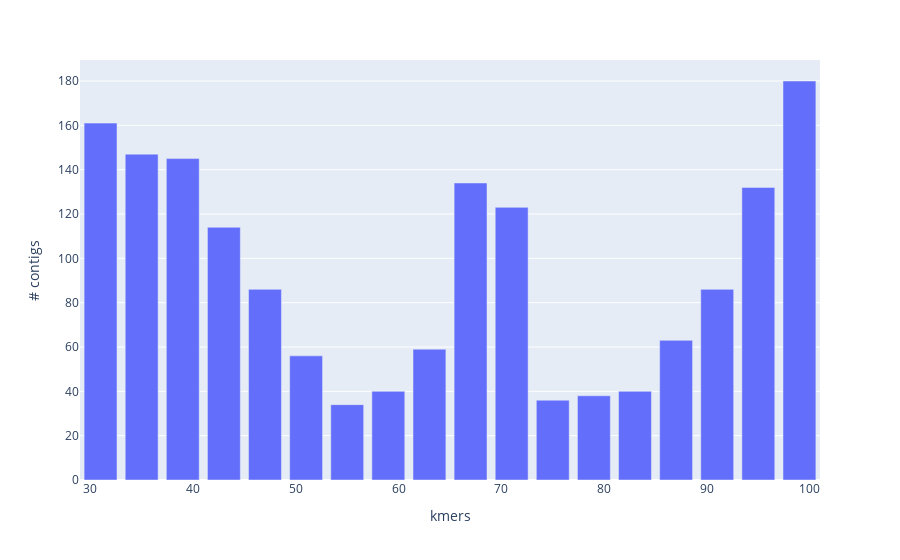

Write notebook code for a chart like this one.
### Code cell
# Histogram
fig = px.bar(df_ref, x = "kmers", y = "# contigs", title = "Number of contigs vs. kmers size")
fig.show()

### Figure 1 — Plotly figure (JSON) as saved in the notebook; plotly's stock layout.template omitted (floating-point values rounded to 4 significant figures)
{"data": [{"alignmentgroup": "True", "hovertemplate": "kmers=%{x}<br># contigs=%{y}<extra></extra>", "legendgroup": "", "marker": {"color": "#636efa", "pattern": {"shape": ""}}, "name": "", "offsetgroup": "", "orientation": "v", "showlegend": false, "textposition": "auto", "type": "bar", "x": [31, 35, 39, 43, 47, 51, 55, 59, 63, 67, 71, 75, 79, 83, 87, 91, 95, 99], "xaxis": "x", "y": [161, 147, 145, 114, 86, 56, 34, 40, 59, 134, 123, 36, 38, 40, 63, 86, 132, 180], "yaxis": "y"}], "layout": {"autosize": true, "barmode": "relative", "legend": {"tracegroupgap": 0}, "margin": {"t": 60}, "xaxis": {"anchor": "y", "autorange": true, "domain": [0, 1], "range": [29, 101], "title": {"text": "kmers"}, "type": "linear"}, "yaxis": {"anchor": "x", "autorange": true, "domain": [0, 1], "range": [0, 189.5], "title": {"text": "# contigs"}, "type": "linear"}}}
